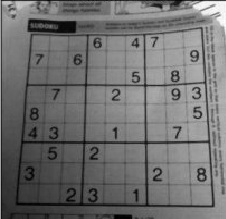
#> input picture resources/adapt_thresh.jpg, 226 x 219 px
$ python thresh.py   (Python 2 division)
#> lines starting #> are read from the running program, lines starting #| are printed output that depends on the picture; after the words box and inside, x2 and y2 are one past the last pixel; in counts of white or black regions, pixels touching at a corner belong together
import cv2
import numpy as np
import matplotlib.pyplot as plt

fileName = './resources/avg_thresh.jpg'

"""
img = cv2.imread(fileName)
ret, thresh1 = cv2.threshold(img, 127, 255, cv2.THRESH_BINARY)
ret, thresh2 = cv2.threshold(img, 127, 255, cv2.THRESH_BINARY_INV)
ret, thresh3 = cv2.threshold(img, 127, 255, cv2.THRESH_TRUNC)
ret, thresh4 = cv2.threshold(img, 127, 255, cv2.THRESH_TOZERO)
ret, thresh5 = cv2.threshold(img, 127, 255, cv2.THRESH_TOZERO_INV)

titles = ['Orginal', 'BINARY', 'BINARY_INV', 'TRUNC', 'TOZERO', 'TOZERO_INV']
imgs = [img, thresh1, thresh2, thresh3, thresh4, thresh5]

for i in range(0, len(imgs)):
    plt.subplot(2, 3, i+1)
    plt.imshow(imgs[i])
    plt.title(titles[i])
    plt.axis('off')

plt.show()

cv2.waitKey(0)
"""

fileName = './resources/adapt_thresh.jpg'
img = cv2.imread(fileName)
#> img is the input picture: shape (219, 226, 3); min 0, max 255, mean 111.5
b, g, r = cv2.split(img)
img = cv2.merge((r, g, b))
#img = cv2.medianBlur(img, 3)
img = cv2.cvtColor(img, cv2.COLOR_BGR2GRAY)

ret, th1 = cv2.threshold(img, 127, 255, cv2.THRESH_BINARY)
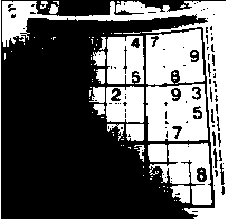
#> th1: shape (219, 226); 37.9% white; 82 white regions (63 under 20 px), largest, box (x1, y1, x2, y2) and area: (2, 1, 226, 219) 6291, (146, 84, 208, 141) 2951, (146, 29, 205, 85) 2637
th2 = cv2.adaptiveThreshold(img, 255, cv2.ADAPTIVE_THRESH_MEAN_C, cv2.THRESH_BINARY, 11, 2)
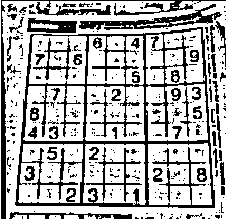
#> th2: shape (219, 226); 69.6% white; 356 black regions (294 under 20 px), largest, box (x1, y1, x2, y2) and area: (15, 27, 215, 208) 6340, (1, 0, 226, 219) 1438, (79, 4, 222, 30) 1047
th3 = cv2.adaptiveThreshold(img, 255, cv2.ADAPTIVE_THRESH_GAUSSIAN_C, cv2.THRESH_BINARY, 11, 5)
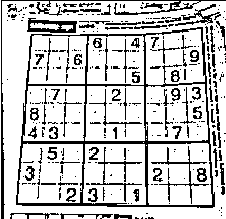
#> th3: shape (219, 226); 78.5% white; black in thin lines or dots

print th3.shape
#| (219, 226)

titles = ['Orignal', 'BINARY', 'MEAN', 'GAUSSIAN']
imgs = [img, th1, th2, th3]

for i in range(0, len(imgs)):
    plt.subplot(2, 2, i+1)
    plt.imshow(imgs[i], cmap='gray')
    plt.title(titles[i])
    plt.axis('off')
#> this loop made 4 passes

plt.show()
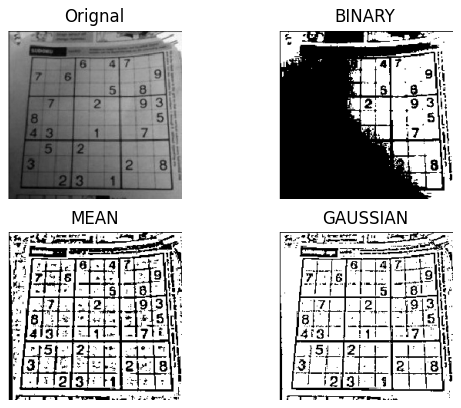
#> figure drawn by matplotlib, 4 panels
